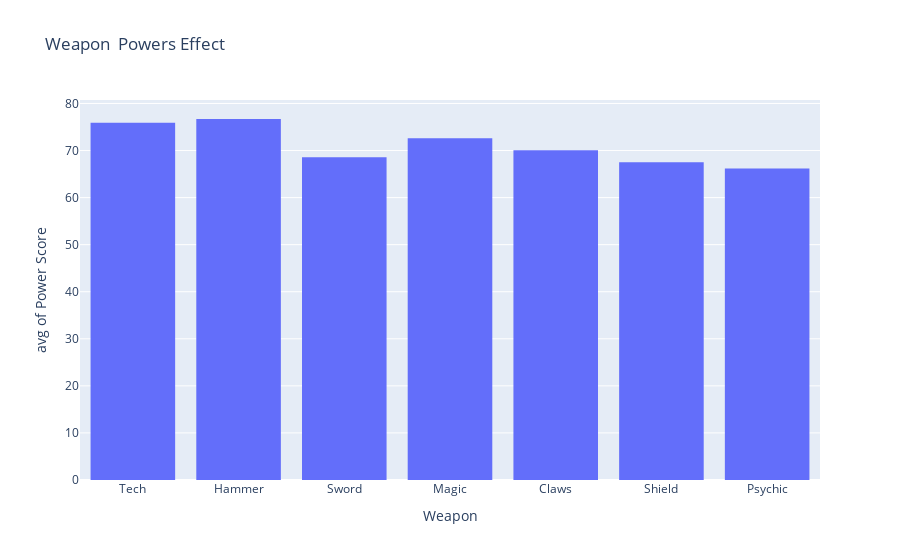

Notebook cell for this chart:
### Markdown cell above
# Weapon how effect power score

### Code cell
px.histogram(data_frame=file,x='Weapon',y='Power Score',histfunc='avg',title='Weapon  Powers Effect')

# Okay Per average hammer was the best then tech , magic sword and all the remain keep in same level 
# lets look deeper

### Figure 1 — Plotly figure (JSON) as saved in the notebook; plotly's stock layout.template omitted (floating-point values rounded to 4 significant figures; data arrays with more than 128 entries replaced by an {"elided": "..."} marker saying what was removed)
{"data": [{"alignmentgroup": "True", "bingroup": "x", "histfunc": "avg", "hovertemplate": "Weapon=%{x}<br>avg of Power Score=%{y}<extra></extra>", "legendgroup": "", "marker": {"color": "#636efa", "pattern": {"shape": ""}}, "name": "", "offsetgroup": "", "orientation": "v", "showlegend": false, "type": "histogram", "x": {"elided": "200 str values"}, "xaxis": "x", "y": {"elided": "200 int values"}, "yaxis": "y"}], "layout": {"barmode": "relative", "legend": {"tracegroupgap": 0}, "title": {"text": "Weapon  Powers Effect"}, "xaxis": {"anchor": "y", "domain": [0, 1], "title": {"text": "Weapon"}}, "yaxis": {"anchor": "x", "domain": [0, 1], "title": {"text": "avg of Power Score"}}}}
